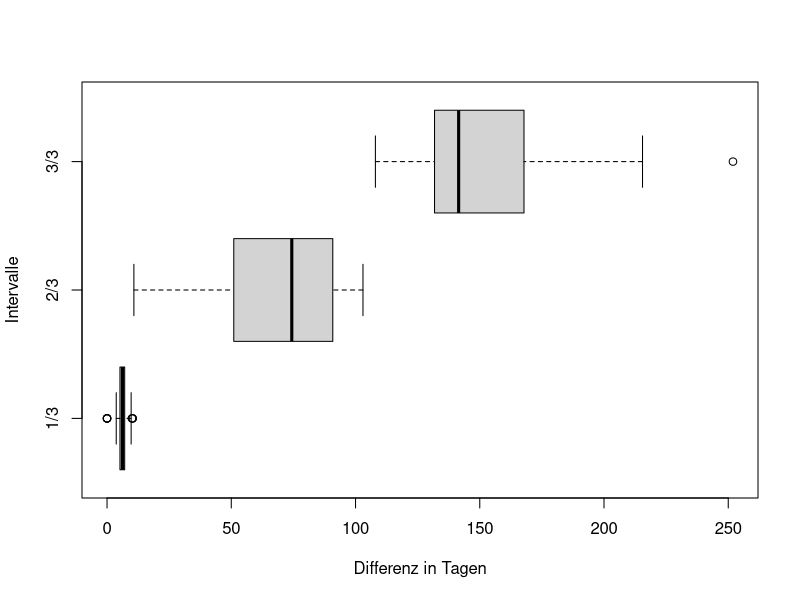

The R source for this figure:

# Data input form cveUpdateDaysTest.go
input = c(131.8, 103, 103, 6.9, 131.8, 10, 75, 131.8, 40.9, 6.1, 69, 141.5, 95.9, 0, 10.3, 81.8, 27.4, 251.9, 7, 10.3, 132.4, 132.4, 7.7, 6.3, 10.8, 7.1, 48.5, 66.1, 3.7, 66.1, 6.8, 167.1, 155.3, 151, 151, 151, 132, 5.3, 5.2, 5.2, 89.7, 128.5, 115.2, 85.3, 53.2, 184.9, 116.3, 48.8, 84.1, 205.8, 215.5, 168.5, 6, 175.1, 0, 0, 6.8, 9.7, 7.2, 108, 65.8, 7.1, 73.7, 92, 12.9, 5.1, 6.1, 76.1, 117.7, 102.6, 0, 6.1, 93.2)
ordered = order(input)
DF = data.frame(Diff = input[ordered])

# Set terziles
vTert = quantile(DF$Diff, c(0:3/3))

# Label
DF$tert = with(DF, cut(Diff, vTert, include.lowest = T, labels = c("1/3", "2/3", "3/3")))
vTert
DF

# plot
boxplot(Diff ~ tert, data = DF, width = NULL, horizontal = TRUE, ylab = "Intervalle", xlab = "Differenz in Tagen")
